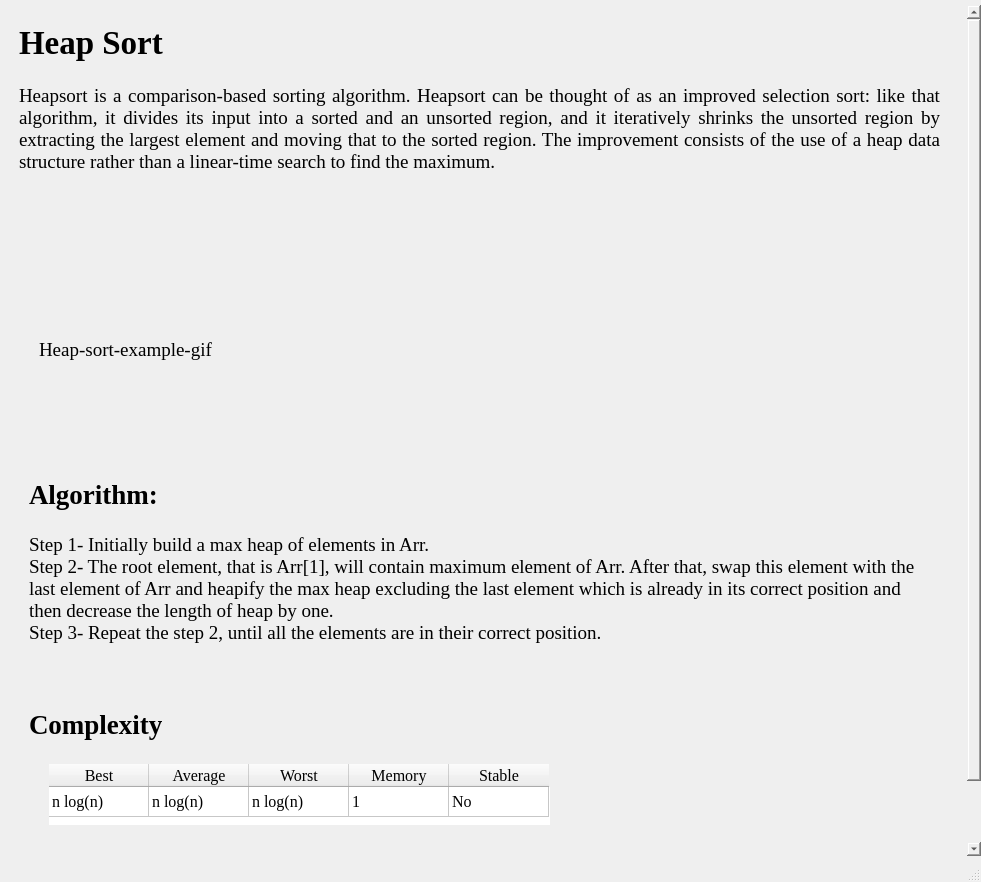
<?xml version="1.0" encoding="UTF-8"?>
<ui version="4.0">
 <class>MainWindow</class>
 <widget class="QMainWindow" name="MainWindow">
  <property name="geometry">
   <rect>
    <x>0</x>
    <y>0</y>
    <width>981</width>
    <height>882</height>
   </rect>
  </property>
  <property name="maximumSize">
   <size>
    <width>1050</width>
    <height>16777215</height>
   </size>
  </property>
  <property name="windowTitle">
   <string>MainWindow</string>
  </property>
  <widget class="QWidget" name="centralwidget">
   <widget class="QScrollArea" name="scrollArea">
    <property name="geometry">
     <rect>
      <x>10</x>
      <y>5</y>
      <width>971</width>
      <height>851</height>
     </rect>
    </property>
    <property name="minimumSize">
     <size>
      <width>0</width>
      <height>800</height>
     </size>
    </property>
    <property name="styleSheet">
     <string notr="true">border:none</string>
    </property>
    <property name="widgetResizable">
     <bool>true</bool>
    </property>
    <widget class="QWidget" name="scrollAreaWidgetContents_2">
     <property name="geometry">
      <rect>
       <x>0</x>
       <y>0</y>
       <width>950</width>
       <height>918</height>
      </rect>
     </property>
     <layout class="QVBoxLayout" name="verticalLayout_3">
      <item>
       <widget class="QFrame" name="frame">
        <property name="minimumSize">
         <size>
          <width>0</width>
          <height>900</height>
         </size>
        </property>
        <property name="styleSheet">
         <string notr="true"/>
        </property>
        <property name="frameShape">
         <enum>QFrame::StyledPanel</enum>
        </property>
        <property name="frameShadow">
         <enum>QFrame::Raised</enum>
        </property>
        <widget class="QLabel" name="gif_label">
         <property name="geometry">
          <rect>
           <x>20</x>
           <y>230</y>
           <width>431</width>
           <height>211</height>
          </rect>
         </property>
         <property name="font">
          <font>
           <family>Times New Roman</family>
           <pointsize>14</pointsize>
          </font>
         </property>
         <property name="text">
          <string>Heap-sort-example-gif</string>
         </property>
         <property name="scaledContents">
          <bool>true</bool>
         </property>
        </widget>
        <widget class="QLabel" name="algo_header">
         <property name="geometry">
          <rect>
           <x>10</x>
           <y>460</y>
           <width>331</width>
           <height>41</height>
          </rect>
         </property>
         <property name="font">
          <font>
           <family>Times New Roman</family>
           <pointsize>20</pointsize>
           <weight>75</weight>
           <bold>true</bold>
          </font>
         </property>
         <property name="text">
          <string>Algorithm:</string>
         </property>
        </widget>
        <widget class="QLabel" name="header_label">
         <property name="geometry">
          <rect>
           <x>0</x>
           <y>10</y>
           <width>331</width>
           <height>51</height>
          </rect>
         </property>
         <property name="font">
          <font>
           <family>Times New Roman</family>
           <pointsize>25</pointsize>
           <weight>75</weight>
           <bold>true</bold>
          </font>
         </property>
         <property name="layoutDirection">
          <enum>Qt::LeftToRight</enum>
         </property>
         <property name="text">
          <string>Heap Sort</string>
         </property>
         <property name="alignment">
          <set>Qt::AlignLeading|Qt::AlignLeft|Qt::AlignTop</set>
         </property>
        </widget>
        <widget class="QLabel" name="info_label">
         <property name="geometry">
          <rect>
           <x>0</x>
           <y>70</y>
           <width>921</width>
           <height>141</height>
          </rect>
         </property>
         <property name="font">
          <font>
           <family>Times New Roman</family>
           <pointsize>14</pointsize>
           <weight>50</weight>
           <bold>false</bold>
          </font>
         </property>
         <property name="focusPolicy">
          <enum>Qt::NoFocus</enum>
         </property>
         <property name="text">
          <string>Heapsort is a comparison-based sorting algorithm. Heapsort can be thought of as an improved selection sort: like that algorithm, it divides its input into a sorted and an unsorted region, and it iteratively shrinks the unsorted region by extracting the largest element and moving that to the sorted region. The improvement consists of the use of a heap data structure rather than a linear-time search to find the maximum.</string>
         </property>
         <property name="scaledContents">
          <bool>true</bool>
         </property>
         <property name="alignment">
          <set>Qt::AlignJustify|Qt::AlignTop</set>
         </property>
         <property name="wordWrap">
          <bool>true</bool>
         </property>
         <property name="margin">
          <number>1</number>
         </property>
         <property name="indent">
          <number>1</number>
         </property>
        </widget>
        <widget class="QLabel" name="complexity">
         <property name="geometry">
          <rect>
           <x>10</x>
           <y>690</y>
           <width>211</width>
           <height>41</height>
          </rect>
         </property>
         <property name="font">
          <font>
           <family>Times New Roman</family>
           <pointsize>20</pointsize>
           <weight>75</weight>
           <bold>true</bold>
          </font>
         </property>
         <property name="layoutDirection">
          <enum>Qt::LeftToRight</enum>
         </property>
         <property name="text">
          <string>Complexity</string>
         </property>
         <property name="textFormat">
          <enum>Qt::PlainText</enum>
         </property>
        </widget>
        <widget class="QLabel" name="algorithm">
         <property name="geometry">
          <rect>
           <x>10</x>
           <y>520</y>
           <width>891</width>
           <height>161</height>
          </rect>
         </property>
         <property name="font">
          <font>
           <family>Times New Roman</family>
           <pointsize>14</pointsize>
          </font>
         </property>
         <property name="frameShadow">
          <enum>QFrame::Plain</enum>
         </property>
         <property name="text">
          <string>Step 1- Initially build a max heap of elements in Arr.
Step 2- The root element, that is Arr[1], will contain maximum element of Arr. After that, swap this element with the last element of Arr and heapify the max heap excluding the last element which is already in its correct position and then decrease the length of heap by one.
Step 3- Repeat the step 2, until all the elements are in their correct position.
</string>
         </property>
         <property name="textFormat">
          <enum>Qt::AutoText</enum>
         </property>
         <property name="scaledContents">
          <bool>true</bool>
         </property>
         <property name="alignment">
          <set>Qt::AlignLeading|Qt::AlignLeft|Qt::AlignTop</set>
         </property>
         <property name="wordWrap">
          <bool>true</bool>
         </property>
         <property name="margin">
          <number>1</number>
         </property>
         <property name="indent">
          <number>-1</number>
         </property>
        </widget>
        <widget class="QTableWidget" name="complexity_table">
         <property name="geometry">
          <rect>
           <x>30</x>
           <y>750</y>
           <width>501</width>
           <height>61</height>
          </rect>
         </property>
         <property name="font">
          <font>
           <family>Times New Roman</family>
           <pointsize>12</pointsize>
          </font>
         </property>
         <property name="layoutDirection">
          <enum>Qt::LeftToRight</enum>
         </property>
         <property name="frameShadow">
          <enum>QFrame::Sunken</enum>
         </property>
         <property name="verticalScrollBarPolicy">
          <enum>Qt::ScrollBarAlwaysOff</enum>
         </property>
         <property name="horizontalScrollBarPolicy">
          <enum>Qt::ScrollBarAlwaysOff</enum>
         </property>
         <property name="sizeAdjustPolicy">
          <enum>QAbstractScrollArea::AdjustToContents</enum>
         </property>
         <property name="gridStyle">
          <enum>Qt::SolidLine</enum>
         </property>
         <attribute name="horizontalHeaderVisible">
          <bool>true</bool>
         </attribute>
         <attribute name="horizontalHeaderCascadingSectionResizes">
          <bool>false</bool>
         </attribute>
         <attribute name="horizontalHeaderHighlightSections">
          <bool>false</bool>
         </attribute>
         <attribute name="verticalHeaderVisible">
          <bool>false</bool>
         </attribute>
         <attribute name="verticalHeaderHighlightSections">
          <bool>true</bool>
         </attribute>
         <row>
          <property name="text">
           <string>HeapSort</string>
          </property>
          <property name="font">
           <font>
            <family>Times New Roman</family>
            <pointsize>12</pointsize>
           </font>
          </property>
          <property name="background">
           <color>
            <red>255</red>
            <green>255</green>
            <blue>255</blue>
           </color>
          </property>
         </row>
         <column>
          <property name="text">
           <string>Best</string>
          </property>
          <property name="font">
           <font>
            <family>Times New Roman</family>
            <pointsize>12</pointsize>
           </font>
          </property>
          <property name="textAlignment">
           <set>AlignCenter</set>
          </property>
         </column>
         <column>
          <property name="text">
           <string>Average</string>
          </property>
         </column>
         <column>
          <property name="text">
           <string>Worst</string>
          </property>
         </column>
         <column>
          <property name="text">
           <string>Memory</string>
          </property>
         </column>
         <column>
          <property name="text">
           <string>Stable</string>
          </property>
         </column>
         <item row="0" column="0">
          <property name="text">
           <string>n log(n)</string>
          </property>
         </item>
         <item row="0" column="1">
          <property name="text">
           <string>n log(n)</string>
          </property>
         </item>
         <item row="0" column="2">
          <property name="text">
           <string>n log(n)</string>
          </property>
         </item>
         <item row="0" column="3">
          <property name="text">
           <string>1</string>
          </property>
         </item>
         <item row="0" column="4">
          <property name="text">
           <string>No</string>
          </property>
         </item>
        </widget>
       </widget>
      </item>
     </layout>
    </widget>
   </widget>
  </widget>
  <widget class="QStatusBar" name="statusbar"/>
 </widget>
 <resources/>
 <connections/>
</ui>
